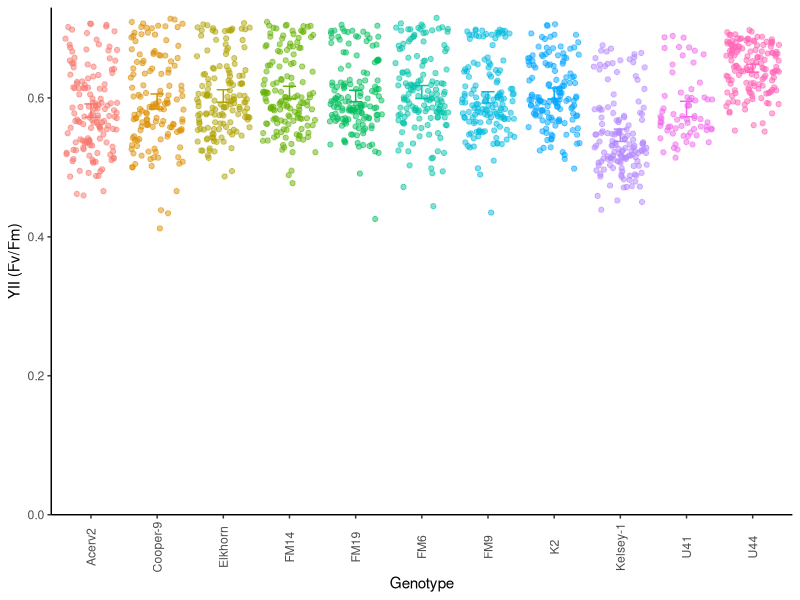
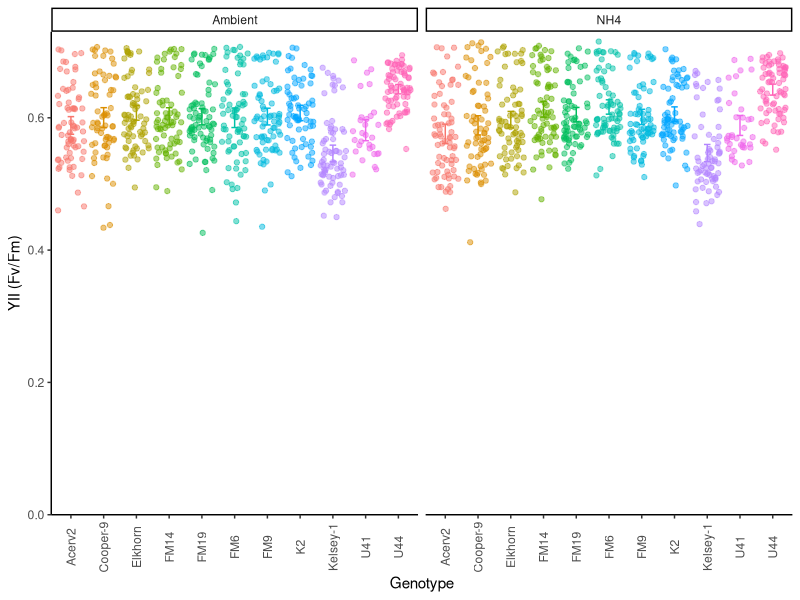
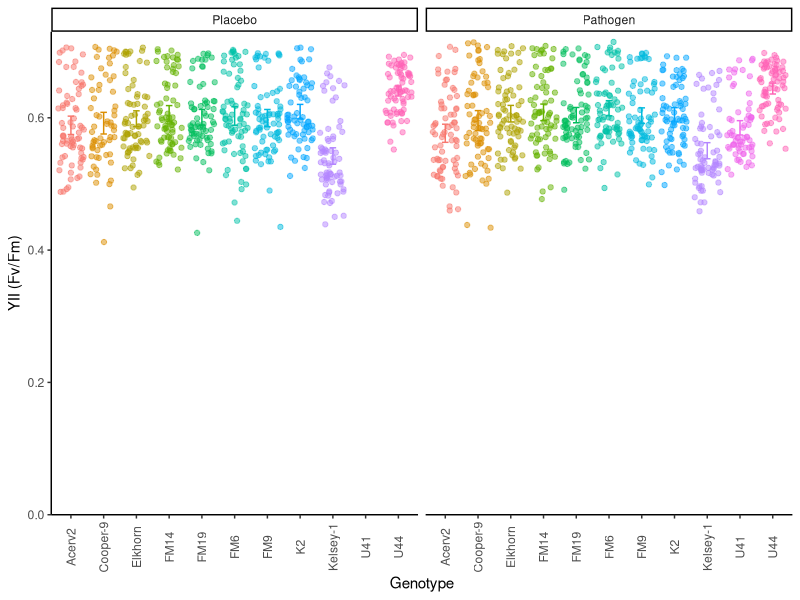
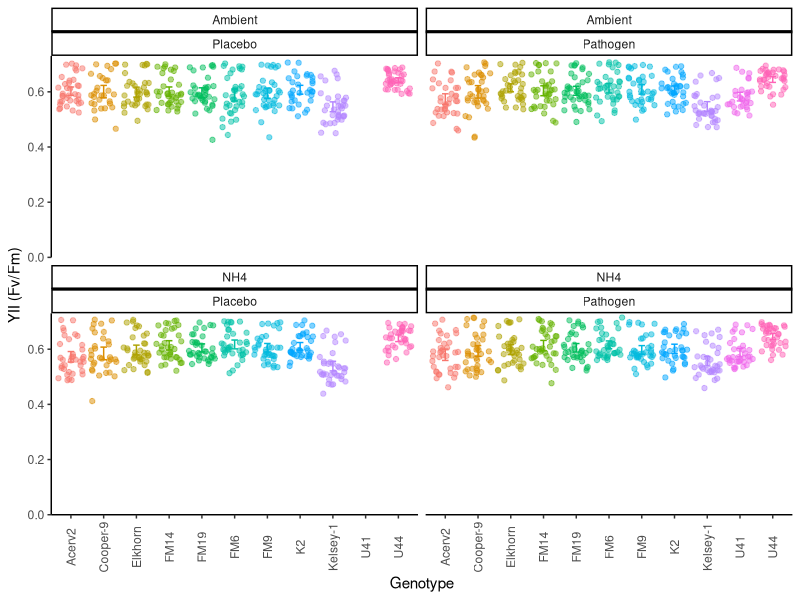
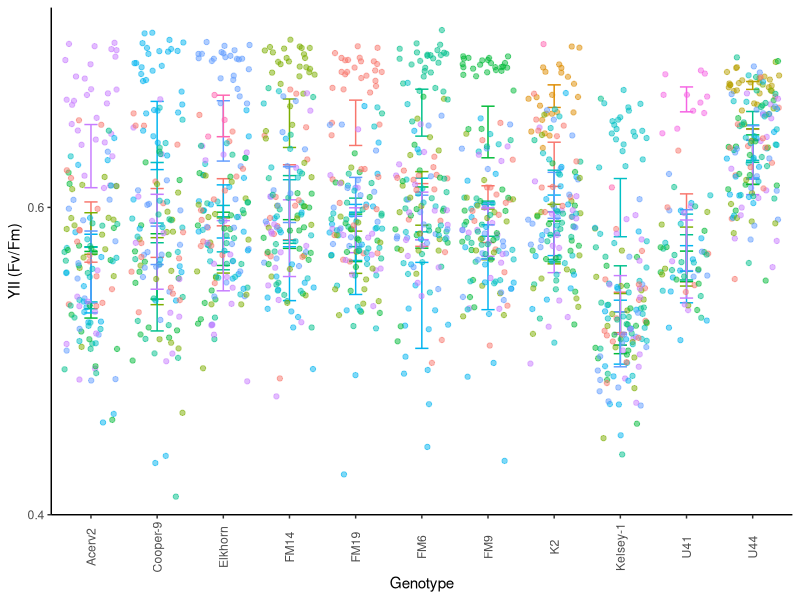

Source code (R) for these figures, in order: (Note: this script raises an error after producing the figures.)
## ---- chunk 1
knitr::opts_chunk$set(echo = TRUE, warning=FALSE, message=FALSE, fig.width=7, fig.height=7 )
## ---- chunk 2

# Get all libraries and sources required to run the script

library(dplyr)
library(plyr)
library(reshape2)
library(ggplot2)
library(ggthemes)

theme_set (theme_classic() + theme(panel.grid.major = element_blank(),
                              panel.grid.minor = element_blank(), 
                              axis.line = element_line(colour = "black"),
                              legend.position="none",
                              axis.text.x = element_text(angle = 90, vjust = 0.5),
                              plot.title = element_text(size=12, face="bold"),
                              #panel.border = element_rect(colour = "black", fill=NA, size=1)
                              panel.border = element_blank()
                              ))
## ---- chunk 3

# 1. Import data: 

  # Long format Ssid YII
    YII.Tall<-read.csv("Data/YII_tall.csv")

  # Wide format 
    # YII.wide<- YII.Tall<-readRDS("Data/YII.Wide.rds")
    # YII.Wide<-read.csv("Data/YII_Wide.csv")
  
  #summary(YII.Tall)


# 2. Data clean-up an types: 
  
  # Variable types 
    #YII.nutrients$Time <- as.factor(YII.nutrients$Time)
    YII.Tall$Time<-as.numeric(YII.Tall$Time)
    YII.Tall$Date<-as.Date(YII.Tall$Date, "%Y-%m-%d")
    YII.Tall$Days<-(as.numeric(YII.Tall$Date)-18486)
  
  # Remove-unused data    
    Extras <- YII.Tall[which (YII.Tall$Nutrients=="Extra"), ]
    YII.Tall <- droplevels(YII.Tall[!rownames(YII.Tall) %in%
                                        rownames(Extras), ])
  # Treatments
    YII.Tall$Nutrients<-factor(YII.Tall$Nutrients, 
                             levels= c("Ambient", "NH4"), ordered=TRUE)
    YII.Tall$Disease<-factor(YII.Tall$Disease, 
                             levels= c("Placebo", "Pathogen"), ordered=TRUE)
  # Replicates
    YII.Tall$Tank<-factor(YII.Tall$Tank, ordered=FALSE)
    YII.Tall$Genotype<-factor(YII.Tall$Genotype, ordered=FALSE)
  
  summary(YII.Tall)
## ---- chunk 4
# Genotype

YII_Genet<- ggplot(YII.Tall, aes (Genotype, YII, colour=factor(Genotype))) +
  stat_summary(fun.data = "mean_cl_boot",geom = "errorbar", width = 0.2 )+
  stat_summary(fun.y=mean, geom="line") + 
  geom_jitter(alpha=0.5)+
  scale_y_continuous(limits = c(0, .73),
                         breaks = seq(0, 0.7,0.2),  
                         expand = c(0, 0),
                         name=("YII (Fv/Fm)"))
  
YII_Genet

YII_Genet+ facet_wrap(~Nutrients)
YII_Genet+ facet_wrap(~Disease)
YII_Genet+ facet_wrap(Nutrients~Disease)

## ---- chunk 5
YII_Tank<- ggplot(YII.Tall, aes (Genotype, YII, colour=factor(Tank))) +
  stat_summary(fun.data = "mean_cl_boot",geom = "errorbar", width = 0.2 )+
  stat_summary(fun.y=mean, geom="line") + 
  geom_jitter(alpha=0.5)+
  scale_y_continuous(limits = c(0.4, .73),
                         breaks = seq(0, 0.7,0.2),  
                         expand = c(0, 0),
                         name=("YII (Fv/Fm)"))
  
YII_Tank

#YII_Genet+ facet_wrap(~Nutrients)
#YII_Genet+ facet_wrap(~Disease)
#YII_Genet+ facet_wrap(Nutrients~Disease)

## ---- chunk 6
    

YII_Genotype<- ggplot(YII.Tall, aes (Date, YII, colour=factor(Nutrients))) +
  stat_summary(fun.data = "mean_cl_boot",geom = "errorbar", width = 0.2 )+
  stat_summary(fun.y=mean, geom="line") +
YII_Genotype +  facet_grid (~Disease)
YII_Genotype +  facet_wrap(~Genotype)

YII_Genotype<- ggplot(YII.Tall, aes (Time, YII, colour=factor(Nutrients))) +
  stat_summary(fun.data = "mean_cl_boot",geom = "errorbar", width = 0.2 )+
  stat_summary(fun.y=mean, geom="line")
YII_Genotype + facet_grid (Genotype~.)

YII_Genotype<- ggplot(YII.Tall, aes (Time, YII, colour=factor(Fragment))) +
  # stat_summary(fun.data = "mean_cl_boot",geom = "errorbar", width = 0.2 )+
  #stat_summary(fun.y=mean, geom="point", size =3, alpha=0.5) +
  stat_summary(fun.y=mean, geom="line") +   theme_gdocs()
YII_Genotype + ylim(0.2, 0.65) + facet_grid (Genotype~Nutrients) + theme(legend.position="none")
  # xlim(as.Date(c("2017-11-01", "2018-02-30")))

# Nutrients

YII_Treat<- ggplot(YII.Tall, aes (Date, YII, colour=factor(Nutrients))) +   stat_summary(fun.data = "mean_cl_boot",geom = "errorbar", width = 0.2)+
  stat_summary(fun.y=mean, geom="point", size =3, alpha=0.5) +
  stat_summary(fun.y=mean, geom="line") + theme_gdocs()
YII_Treat  + ylim(0.2, 0.7) #+ xlim(as.Date(c("2017-11-01", "2018-01-20"))) +
   #facet_grid (~Replicate)  #+ geom_jitter()

YII_Date <- ggplot(YII.Tall, aes (Nutrients, YII, colour=factor(Nutrients))) +
  stat_summary(fun.data = "mean_cl_boot",geom = "errorbar", width = 0.2)+
  stat_summary(fun.y=mean, geom="point", size =3, alpha=0.5) +
  theme_gdocs() 
YII_Date + facet_grid (Genotype~Date) + theme(legend.position="none")

## ---- chunk 7

# After nutrients 

YII.nutrients<-YII.Tall[which(YII.Tall$Time>4),]

YII_Genotype<- ggplot(YII.nutrients, aes (Date, YII, colour=factor(Genotype))) +
  stat_summary(fun.data = "mean_cl_boot",geom = "errorbar", width = 0.2 )+
  #stat_summary(fun.y=mean, geom="point", size =3, alpha=0.5) +
  stat_summary(fun.y=mean, geom="line") +   theme_gdocs()
YII_Genotype + ylim(0.2, 0.7) + facet_grid (Nutrients~.)

YII_Nut<- ggplot(YII.nutrients, aes (Date, YII, colour=factor(Nutrients))) +
  stat_summary(fun.data = "mean_cl_boot",geom = "errorbar", width = 0.2 )+
  stat_summary(fun.y=mean, geom="point", size =3, alpha=0.5) +
  stat_summary(fun.y=mean, geom="line") +   theme_gdocs()
YII_Nut + ylim(0.2, 0.7) +  facet_wrap (~Genotype) 

YII_Nut<- ggplot(YII.nutrients, aes (Date, YII, colour=factor(Nutrients))) +
  stat_summary(fun.data = "mean_cl_boot",geom = "errorbar", width = 0.2 )+
  stat_summary(fun.y=mean, geom="point", size =3, alpha=0.5) +
  stat_summary(fun.y=mean, geom="line") +   theme_gdocs()
YII_Nut + ylim(0.2, 0.7)


YII_Date_Nut<- ggplot(YII.nutrients, aes (Nutrients, YII, colour=factor(Nutrients))) +
  stat_summary(fun.data = "mean_cl_boot",geom = "errorbar", width = 0.2 )+
  stat_summary(fun.y=mean, geom="point", size =3, alpha=0.5) +
  stat_summary(fun.y=mean, geom="line") +   theme_gdocs()
YII_Date_Nut + ylim(0.2, 0.7) +   facet_grid (~Date) 
  # + xlim(as.Date(c("2017-11-01", "2018-01-20")))


YII_VariationOverTime <- ggplot(YII.Tall, aes (Time, YII, colour=factor(Genotype)))+ 
  geom_point() + facet_wrap (~Nutrients)

library(lattice)
xyplot(YII ~ Time | Nutrients, data=YII.nutrients, type=c("p", "r"), ylim=c(0.0, 0.7))
## ---- chunk 8

Survivors  <- YII.nutrients[, c("Fragment", "Days", "Genotype", "Nutrients")]
  library(plyr)
  SurvivorsFrecuency<-as.data.frame(xtabs(~ Days + Nutrients, Survivors))
  write.csv(SurvivorsFrecuency, "SurvivorsFrecuency.csv")

YII_Genotype<- ggplot(YII.nutrients, aes (Days, YII, colour=factor(Genotype))) +
  stat_summary(fun.data = "mean_cl_boot",geom = "errorbar", width = 0.2 )+
  #stat_summary(fun.y=mean, geom="point", size =3, alpha=0.5) +
  stat_summary(fun.y=mean, geom="line") +   theme_gdocs()
YII_Genotype + ylim(0.45, 0.65) + facet_grid (~Nutrients)

YII_Nutrients<- ggplot(YII.nutrients, aes (Days, YII, colour=Nutrients)) +
  stat_summary(fun.data = "mean_cl_boot",geom = "errorbar", 
               width = 0.2, position = position_dodge(width = 2) )+
  #stat_summary(fun.y=mean, geom="point", size =3, alpha=0.5) +
  stat_summary(fun.y=mean, geom="line") +   theme_bw () + ggtitle("B.")+
  theme(plot.background=element_blank(), 
            panel.border = element_blank(),
            axis.line = element_line(colour = "black"),
            panel.grid.major = element_blank(),
            panel.grid.minor = element_blank(),
            legend.position="bottom",
            strip.background = element_rect(fill="white")) +
      annotate("rect", xmin= 2, xmax = 91,
               ymin = 0.1, ymax =0.2, fill="blue", alpha = .04)+
      annotate("rect", xmin= 79, xmax = 90,
               ymin = 0.1, ymax = .7, fill="orange", alpha = .04)+
      annotate("rect", xmin= 90, xmax = 113,
               ymin = 0.1, ymax = 0.7, fill="red", alpha = .04)+
       scale_y_continuous(limits = c(0.1, 0.7),
                         breaks = seq(0.2, 0.6,0.2),  
                         expand = c(0, 0),
                         name=("YII (Fv/Fm)")) +
      scale_x_continuous(name="Days in the experiment",
                         limits = c(-2,115),
                         breaks = seq(0, 110, 15),  
                         expand = c(0, 0)) + 
    facet_grid (Genotype~., labeller = labeller(Genotype=c(`Green` = "A.cer_1", 
                                    `Green and Orange` = "A.cer_2",
                                    `Orange` = "A.cer_3", 
                                    `Red and Orange` = "A.cer_4",
                                    `Red and Yellow` = "A.cer_5")))
YII_Nutrients 

    ggsave(file="5.3B_YII.svg", plot=YII_Nutrients, width=3.0, height=6)
    ggsave(file="5.3B_YII_NOGenotype.svg", plot=YII_Nutrients, width=3.0, height=3)


# Libraries 
  library(lme4)
  library(multcomp)
  library(multcompView)
  library(lsmeans)
      library(emmeans)
  library(effects)
  library(lmerTest)

# More complex model 
    
YII.nutrients<-subset(YII.nutrients, Days<120)
YII.nutrients$DayF<-as.factor(YII.nutrients$Days)

LM_1 <- lmer(YII ~ Nutrients * DayF + 
                             (1|Genotype/Fragment), REML=TRUE, data= YII.nutrients)

step(LM_1)
LM_2 <- lmer(YII ~ Nutrients * Days + 
                             (Nutrients|Genotype), REML=TRUE,  data= YII.nutrients)
 
LM_3 <- lmer(YII ~ Nutrients * Days + 
                             (1|Genotype), REML=TRUE, data= YII.nutrients)
 
LM_4 <- lm(YII ~ Nutrients * Days, REML = FALSE, data= YII.nutrients)

# Select model

anova(LM_1, LM_2, refit=FALSE)
anova(LM_2, LM_3, refit=FALSE)
anova(LM_3, LM_4)
 
# Final mdel 
LM_Nutrients_Days<-lmer(YII ~ Nutrients * Days + 
                             (Nutrients|Genotype), data= YII.nutrients)
  anova(LM_1)
  summary(LM_1)
  coef(LM_1)
  fitted(LM_1)
      
      layout(matrix(1:4,2,2))  
      plot(LM_1)  
      
plot(Effect(c("Nutrients","DayF"), LM_1), x.var="DayF", multiline=T, ci.style="bars")

#  Pair-wise comparisons
cld(emmeans(LM_1, "Nutrients"))
YIIAcerEmm<-cld(emmeans(LM_1, specs = c("Nutrients", "DayF")))
write.csv(YIIAcerEmm, "YIIAcerEmm.csv")

## ---- chunk 9


# Last Data Point before nutrients 

  lastYII_BN<-ggplot (YII.Wide, aes(Genotype.5, YII.5, colour=factor(Nutrients.5)))
  lastYII_BN + stat_summary(fun.data = "mean_cl_boot",geom = "errorbar", width = 0.2)+
     stat_summary(fun.y=mean, geom="point", size =3, alpha=0.5) + theme_gdocs()
  
  LM_TC_B<-lm(YII.5~Nutrients.5*Genotype.5, data = YII.Wide)
  
  anova(LM_TC_B)
  TukeyHSD(aov(LM_TC_B))
  
  cld(lsmeans(LM_TC_B, "Nutrients.5"))
  cld(lsmeans(LM_TC_B, "Genotype.5"))
  cld(lsmeans(LM_TC_B, specs = c("Nutrients.5", "Genotype.5")))

# Last Data Point After nutrients 

lastYII_BN<-ggplot (YII.Wide, aes(Genotype.13, YII.13, colour=factor(Nutrients.13)))
  lastYII_BN + stat_summary(fun.data = "mean_cl_boot",geom = "errorbar", width = 0.2)+
     stat_summary(fun.y=mean, geom="point", size =3, alpha=0.12) + theme_gdocs()
  
  LM_TC_B<-lm(YII.12~Nutrients.12*Genotype.12, data = YII.Wide)
  
  anova(LM_TC_B)
  TukeyHSD(aov(LM_TC_B))
  
  cld(lsmeans(LM_TC_B, "Nutrients.12"))
  cld(lsmeans(LM_TC_B, "Genotype.12"))
  cld(lsmeans(LM_TC_B, specs = c("Nutrients.12", "Genotype.12")))

## ---- chunk 10
# Creates bibliography 
#knitr::write_bib(c(.packages()), "packages.bib")
